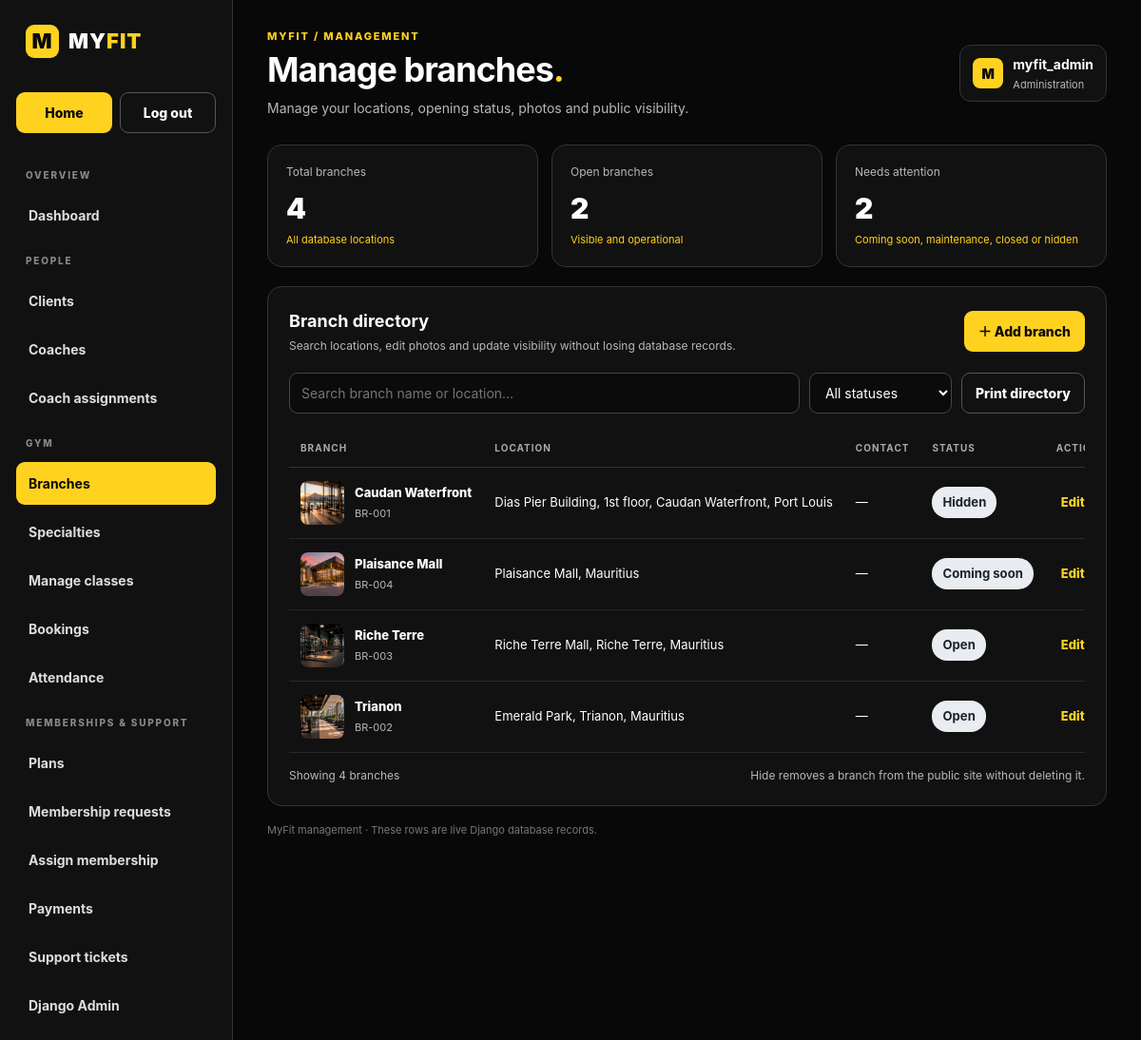
The page /staff/branches/ (signed in) on the database its author committed.
### core/models.py (models this page shows, shortened)
class Branch(models.Model): #allows Django to map this class to a database table.
    name = models.CharField(max_length=120, unique=True) #short strings, maximum of 120 characters, unique name
    address = models.TextField() #Stores text without, field as required by default, field is non-null by default.
    phone = models.CharField(max_length=20, blank=True) #Stores the number as text because someone could put a + at the start
    email = models.EmailField(blank=True) #specialized CharField that validates email formatting
    opening_hours = models.TextField(blank=True)
    operational_status = models.CharField(max_length=20, choices=[
        ('Open', 'Open'), ('Maintenance', 'Maintenance'),
        ('Coming soon', 'Coming soon'), ('Closed', 'Closed'),
    ], default='Open')
    is_active = models.BooleanField(default=True)
    image = models.ImageField(upload_to='branches/', blank=True, validators=MYFIT_IMAGE_VALIDATORS)#<------ image
    created_at = models.DateTimeField(auto_now_add=True)#Stores when the branch record was created.
    updated_at = models.DateTimeField(auto_now=True)#Stores when the branch record was updated.
    class Meta:
        verbose_name_plural = "Branches"
        ordering = ["name"] #This tells Django to sort query results by name in ascending alphabetical order by default.

### core/views.py (the view)
# urls.py: path('staff/branches/', views.manage_branches, name='manage_branches'),
@role_required('Admin')
def manage_branches(request):
    return render(request, 'myfit/manage_branches.html', {
        'branches': Branch.objects.all().order_by('name'),
        'total_branch_count': Branch.objects.count(),
        'active_branch_count': Branch.objects.filter(is_active=True, operational_status='Open').count(),
        'attention_branch_count': Branch.objects.exclude(is_active=True, operational_status='Open').count(),
    })

### core/context_processors.py (called while the page is built)
def notifications(request):
    if not request.user.is_authenticated:
        return {
            'latest_notifications': (),
            'unread_notification_count': 0,
        }
    notification_manager = request.user.notifications
    return {
        'latest_notifications': notification_manager.order_by('-created_at')[:10],
        'unread_notification_count': notification_manager.filter(is_read=False).count(),
    }

### core/permissions.py (called while the page is built)
def has_role(user, role):
    if not user.is_authenticated or not user.is_active: #user.is_authenticated checks whether the user is logged in.
        return False
    if role == "Admin" and user.is_superuser:
        return True
    return user.groups.filter(name=role).exists()

def role_required(role):# """Require login plus a named role; authenticated wrong-role users get 403."""
    def decorator(view_func):
        @login_required#ensures the user is logged in. Otherwise, they're redirected to the login page.
        @wraps(view_func)
        def wrapped(request, *args, **kwargs):
            if not has_role(request.user, role):#verifies whether the user belongs to the required group (Client, Coach, or Admin). If not, Django returns a 403 Forbidden error.
                raise PermissionDenied("You are not allowed to access this page.")
            return view_func(request, *args, **kwargs) #executes and displays the requested page.
        return wrapped
    return decorator

### core/templates/myfit/manage_branches.html (shortened to what this page needs)
{% load static %}
<!doctype html>
<html lang="en">
<head>
  <link rel="stylesheet" href="{% static 'css/manage_branches.css' %}">
</head>
<body>
<div class="shell">
  {% include 'myfit/partials/admin_sidebar.html' with active='branches' %}
  <main class="main">
    <header class="topbar">
      <div>
        <p class="eyebrow">MyFit / Management</p>
        <h1 class="page-title">Manage branches<span class="page-inline-1">.</span></h1>
        <p class="subtitle">Manage your locations, opening status, photos and public visibility.</p>
      </div>
      <div class="user-chip"><span class="user-avatar">M</span><span>
        <strong>{{ request.user.get_full_name|default:request.user.username }}</strong>
        <div class="secondary-text">Administration</div>
      </span></div>
    </header>
    <section class="stats" aria-label="Branch summary">
      <article class="stat"><div class="stat-label">Total branches</div>
        <div class="stat-value" id="totalBranches">{{ total_branch_count }}</div>
        <div class="stat-foot">All database locations</div></article>
      <article class="stat"><div class="stat-label">Open branches</div>
        <div class="stat-value" id="openBranches">{{ active_branch_count }}</div>
        <div class="stat-foot">Visible and operational</div></article>
      <article class="stat"><div class="stat-label">Needs attention</div>
        <div class="stat-value" id="attentionBranches">{{ attention_branch_count }}</div>
        <div class="stat-foot">Coming soon, maintenance, closed or hidden</div></article>
    </section>
    <section class="panel">
      <div class="panel-head">
        <div><h2 class="panel-title">Branch directory</h2>
          <p class="panel-subtitle">Search locations, edit photos and update visibility without losing database records.</p></div>
        <button type="button" class="btn btn-primary" id="addBranchButton">＋ Add branch</button>
      </div>
      <div class="toolbar">
        <input class="control search" id="branchSearch" type="search" placeholder="Search branch name or location…" aria-label="Search branches">
        <select class="control" id="branchStatusFilter" aria-label="Filter branch status">
          <option value="">All statuses</option><option>Open</option>
        </select>
        <button type="button" class="btn btn-secondary" onclick="window.print()">Print directory</button>
      </div>
      <div class="table-wrap">
        <table id="branchTable">
          <thead><tr><th>BRANCH</th><th>LOCATION</th><th>CONTACT</th><th>STATUS</th><th>ACTIONS</th></tr></thead>
          <tbody>
          {% for branch in branches %}
          <tr data-status="{% if branch.is_active %}{{ branch.operational_status }}{% else %}Hidden{% endif %}"
              data-name="{{ branch.name }}" data-address="{{ branch.address }}"
              data-phone="{{ branch.phone }}" data-email="{{ branch.email }}"
              data-hours="{{ branch.opening_hours }}" data-operation="{{ branch.operational_status }}"
              data-active="{% if branch.is_active %}true{% else %}false{% endif %}"
              data-edit-url="{% url 'myfit:branch_edit' branch.pk %}">
            <td><div class="branch-cell">
              {% if branch.image %}<img class="branch-thumb" src="{{ branch.image.url }}" alt="" loading="lazy">{% else %}<span class="branch-mark">{{ branch.name|slice:':2'|upper }}</span>{% endif %}
              <div><div class="primary-text">{{ branch.name }}</div>
                <div class="secondary-text">BR-{{ branch.pk|stringformat:'03d' }}</div></div>
            </div></td>
            <td>{{ branch.address }}</td>
            <td>{{ branch.phone|default:'—' }}</td>
            <td><span class="status-pill">{% if branch.is_active %}{{ branch.operational_status }}{% else %}Hidden{% endif %}</span></td>
            <td><div class="row-actions">
              <button type="button" class="text-btn edit-branch">Edit</button>
            </div></td>
          </tr>
          {% empty %}<tr><td colspan="5">No branches yet. Add your first location.</td></tr>{% endfor %}
          </tbody>
        </table>
      </div>
      <div class="table-footer"><span id="branchCount">Showing {{ total_branch_count }} branches</span>
        <span>Hide removes a branch from the public site without deleting it.</span></div>
    </section>
    <p class="footer-note">MyFit management · These rows are live Django database records.</p>
  </main>
</div>
</body></html>

### core/static/css/manage_branches.css (style rules this page uses)
:root { --black: #080808; --black-2: #111111; --black-3: #1b1b1b; --yellow: #ffd21f; --white: #fff; --muted: #b8b8b8; --line: #343434; --green: #9ee6b2; --red: #ff9c9c; }
* { box-sizing: border-box; }
html { color-scheme: dark; }
body { margin: 0; background: var(--black); color: var(--white); font: 14px/1.5 Inter, Segoe UI, Arial, sans-serif; }
button, input, select, textarea { font: inherit; }
.shell { display: flex; min-height: 100vh; }
.main { flex: 1; min-width: 0; padding: 30px clamp(16px, 3vw, 42px); }
.topbar { display: flex; justify-content: space-between; align-items: center; gap: 20px; margin-bottom: 28px; }
.eyebrow { margin: 0 0 7px; color: var(--yellow); font-size: 11px; letter-spacing: 1.8px; font-weight: 850; text-transform: uppercase; }
.page-title { margin: 0; font-size: clamp(27px, 3vw, 37px); line-height: 1.1; letter-spacing: -1px; }
.subtitle { color: var(--muted); margin: 10px 0 0; }
.user-chip { display: flex; align-items: center; gap: 10px; background: var(--black-2); border: 1px solid var(--line); padding: 9px 13px; border-radius: 12px; white-space: nowrap; }
.user-avatar { display: grid; place-items: center; width: 32px; height: 32px; border-radius: 8px; background: var(--yellow); color: var(--black); font-weight: 900; }
.stats { display: grid; grid-template-columns: repeat(3, minmax(0, 1fr)); gap: 14px; margin-bottom: 20px; }
.stat, .panel { background: var(--black-2); border: 1px solid var(--line); border-radius: 15px; }
.stat { padding: 19px; }
.stat-label { font-size: 12px; color: var(--muted); }
.stat-value { font-size: 30px; font-weight: 900; margin: 7px 0 2px; }
.stat-foot { font-size: 11px; color: var(--yellow); }
.panel { padding: 22px; }
.panel-head { display: flex; align-items: center; justify-content: space-between; gap: 15px; margin-bottom: 19px; }
.panel-title { font-size: 18px; margin: 0; }
.panel-subtitle { font-size: 12px; color: var(--muted); margin: 4px 0 0; }
.btn { display: inline-flex; justify-content: center; align-items: center; gap: 8px; border: 1px solid transparent; border-radius: 9px; padding: 10px 14px; font-weight: 850; cursor: pointer; transition: transform .15s, background .15s; }
.btn-primary { background: var(--yellow); color: var(--black); }
.btn-secondary { background: transparent; border-color: #555; color: var(--white); }
.toolbar { display: flex; flex-wrap: wrap; gap: 10px; margin-bottom: 17px; }
.control { background: #0b0b0b; color: var(--white); border: 1px solid #444; border-radius: 9px; padding: 10px 12px; outline: none; min-width: 150px; }
.search { flex: 1; min-width: 220px; }
.table-wrap { overflow-x: auto; }
table { width: 100%; border-collapse: collapse; white-space: nowrap; }
th { text-align: left; font-size: 10px; letter-spacing: 1px; color: #aaa; padding: 12px; border-bottom: 1px solid var(--line); }
td { padding: 14px 12px; border-bottom: 1px solid #292929; font-size: 13px; }
.branch-cell { display: flex; align-items: center; gap: 11px; }
.primary-text { font-weight: 800; }
.secondary-text { font-size: 11px; color: var(--muted); margin-top: 3px; }
.row-actions { display: flex; gap: 7px; }
.text-btn { border: 0; background: none; color: var(--yellow); font-weight: 850; cursor: pointer; padding: 5px; }
.table-footer { display: flex; justify-content: space-between; gap: 12px; align-items: center; color: var(--muted); font-size: 12px; padding-top: 15px; }
.footer-note { color: #777; font-size: 11px; margin-top: 17px; }
.page-inline-1 { color: var(--yellow); }
.branch-thumb { width:46px;height:46px;object-fit:cover;border-radius:8px;flex:none; }
.status-pill { display:inline-block;border-radius:16px;padding:7px 11px;background:#e9ecf0;font-weight:700;font-size:.82rem;color:#1b242a; }

### rows shown on the page
Branch: image (picture), name "Caudan Waterfront", pk "001", address "Dias Pier Building, 1st floor, Caudan Waterfront, Port Louis", phone "—", is_active "Hidden"
Branch: image (picture), name "Plaisance Mall", pk "004", address "Plaisance Mall, Mauritius", phone "—", operational_status "Coming soon"
Branch: image (picture), name "Riche Terre", pk "003", address "Riche Terre Mall, Riche Terre, Mauritius", phone "—", operational_status "Open"
Branch: image (picture), name "Trianon", pk "002", address "Emerald Park, Trianon, Mauritius", phone "—", operational_status "Open"

### other values the page prints
{{ request.user.get_full_name|default:request.user.username }} "myfit_admin"
{{ total_branch_count }} "4"
{{ active_branch_count }} "2"
{{ attention_branch_count }} "2"
